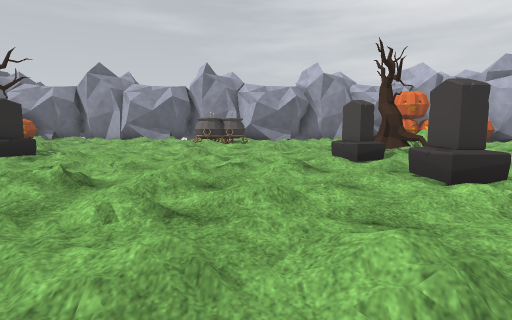
view 1 (above)

23 first-person views from a walk through a scene from a Unity 3-D project. The camera is 1.2 m above the floor, tilts 6° down and sees 80° across. The floor is counted in squares, 2 m on a side. Each view is taken from the middle of a square. On the plan, view 1 faces up. The plan holds only what a view shows up to about 9 squares ahead; the rest is blank. The player character is not drawn. Some surface patterns are stand-ins.

view 2
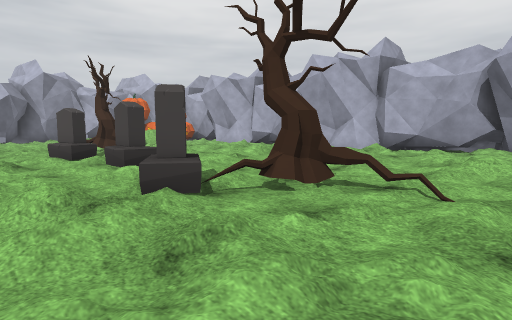

view 3
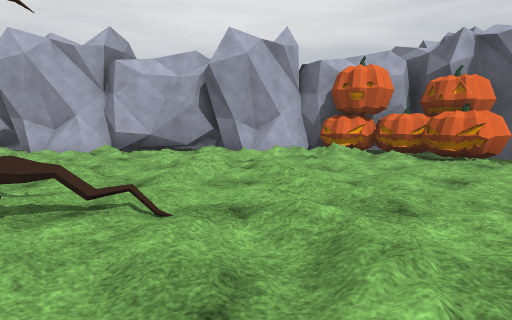

view 4
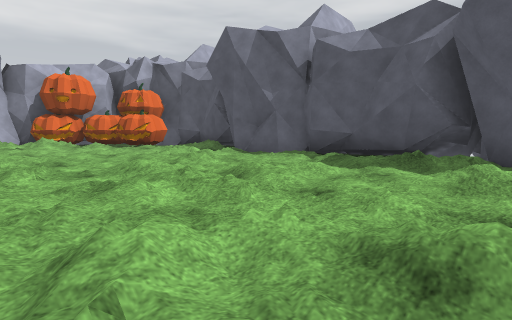

view 5
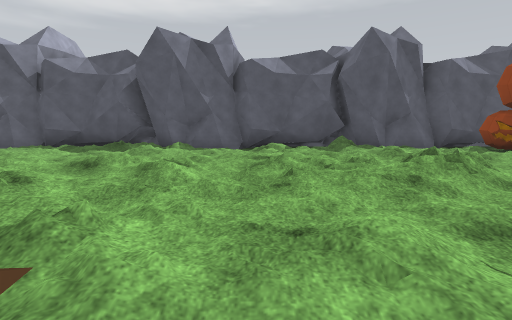

view 6
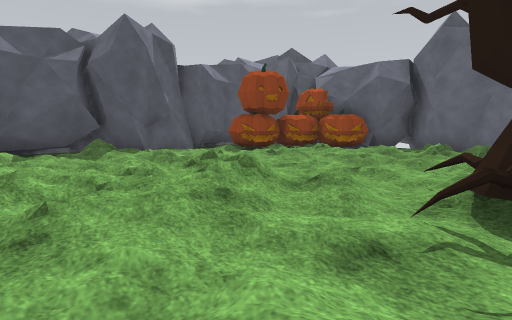

view 7
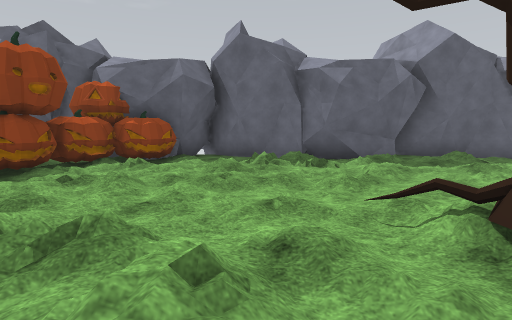

view 8
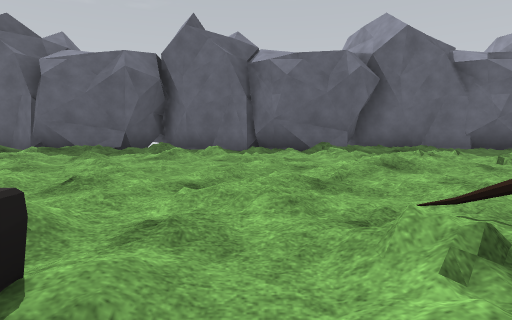

view 9
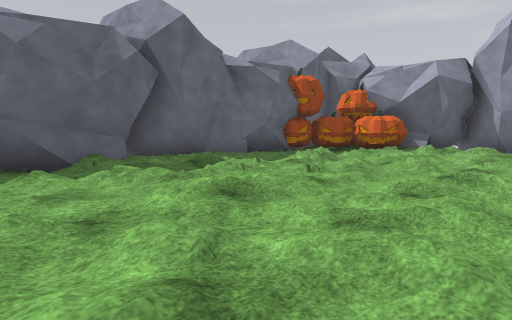

view 10
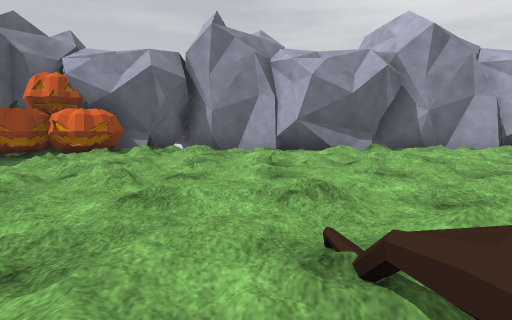

view 11
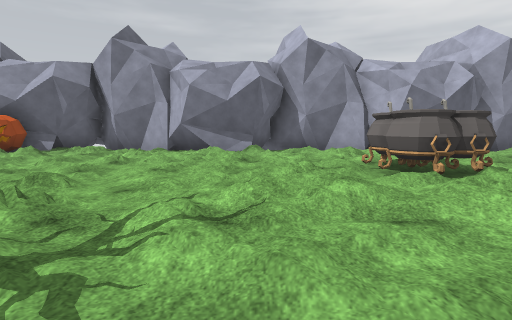

view 12
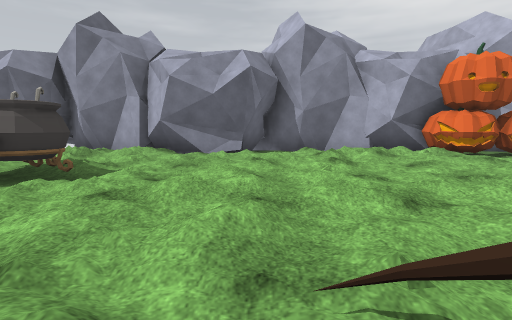

view 13
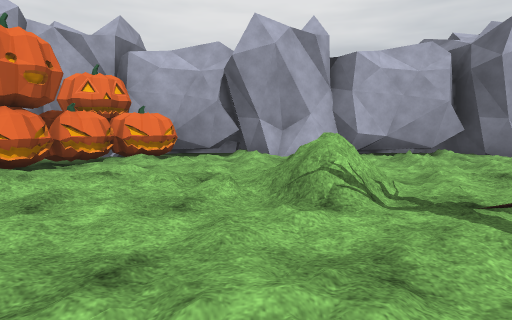

view 14
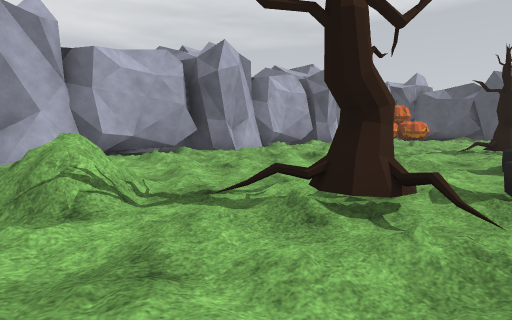

view 15
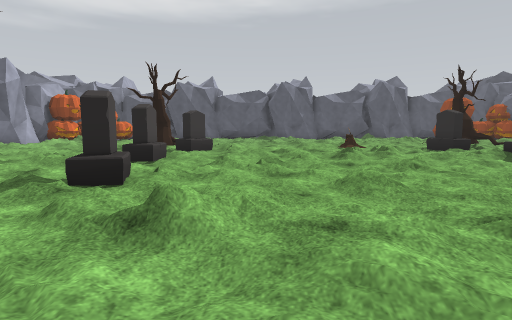

view 16
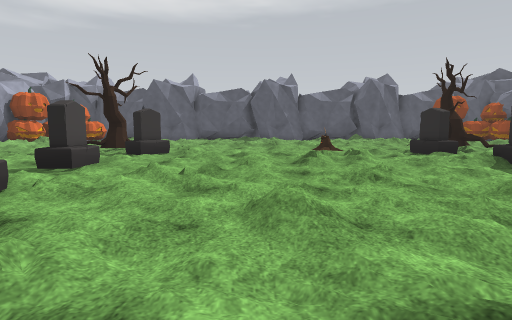

view 17
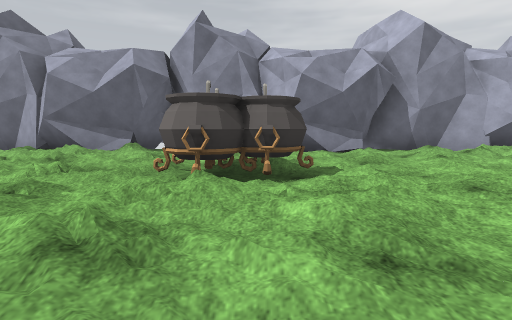

view 18
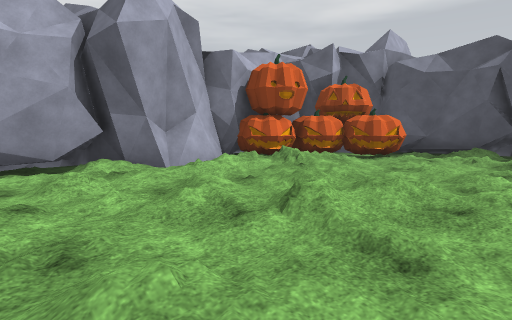

view 19
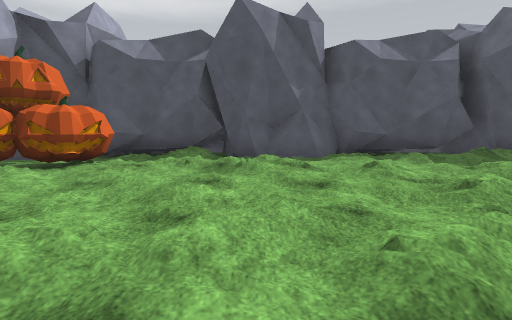

view 20
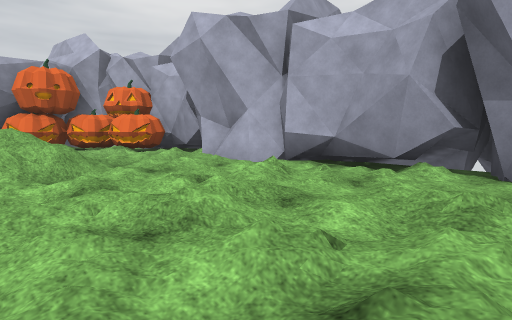

view 21
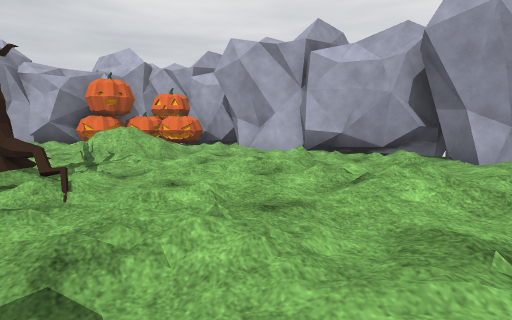

view 22
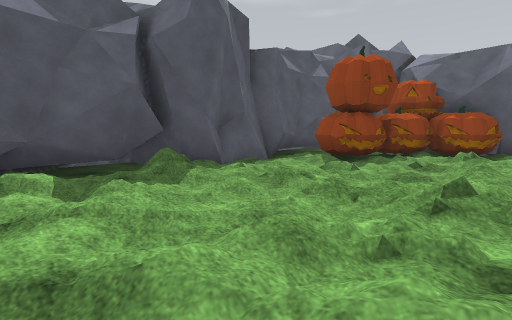

view 23
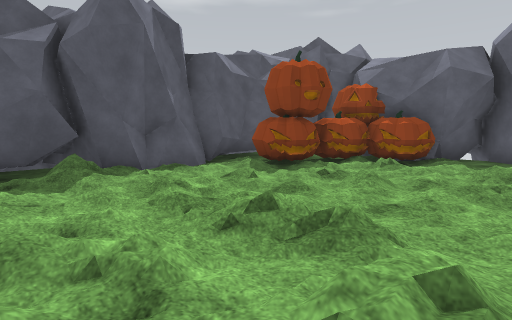

### Floor plan
Key: @ floor where view 1 was taken; # wall or solid block; . main floor; : floor 0.25 m higher than the main floor; + floor 0.5 m higher than the main floor; / step, stairs or slope; = window, fence, low wall or low ledge; T tree; M tombstone; P pumpkin; S stump; O other object.
Columns run from 15 left of view 1 to 12 right of it. Each row starts with its distance up from view 1.
 16    OO ## OOO## OOO##OO
 15    POOO##OOO:##OOO.##PP
 14   PPPP....//..:...../PPP #
 13  PPPP//.:.........../..PPO
 12  PP../....::..:.::/.:..PPOO
 11  OO./.:......OO.../..:...OO
 10  #../........O/:.::.//:.##
  9  #:.:......://:/./..=/.:##
  8  #O.//......././:.T......#
  7  OO.::...T..../.../T.:./.OO
  6  OO.......M:.....M...//..OOO
  5  O#:...::......:...:./::.OOO
  4  #..:....M....:..M.:.:/./#
  3  #.:..../ /.//:..M.:.:../#
  2  O.../....../.:.....:.../O
  1  OO:...:TMM...:.MM.:.....O
  0  OO../..TT..S: @..T...:+.OOO
 -1   #+:/:....... .:...://:/##
 -2  ##.:...:::....::......:##
 -3 ###..::.:.///...:..:..:/##
 -4 OOPP..:.:.:/..////....:PPO
 -5  OPPP::::.::...../...:.PPP
 -6  OPPPP..:.:.://...../:PPPO
 -7     PP=:.#//.//::...//PP#
 -8    OOO###OOO###OOO##OOO##
 -9         #OO   #OOO  OOO
-10         #O    #O    O

Positions as (right, up) in squares from view 1, and headings:
1: (0, 0), facing up
2: (0, -2), facing up-right
3: (1, -2), facing right
4: (-2, -2), facing down-right
5: (-4, 1), facing down
6: (-4, 0), facing down-left
7: (-5, -2), facing left
8: (-5, 5), facing left
9: (-7, 5), facing up-left
10: (-7, 7), facing up
11: (-4, 6), facing up
12: (2, 7), facing up
13: (2, 10), facing right
14: (2, 10), facing down-right
15: (0, 10), facing down
16: (-1, 9), facing down
17: (-1, 7), facing up
18: (4, 1), facing down-right
19: (4, -1), facing down
20: (5, 4), facing up-right
21: (3, 3), facing up-right
22: (-4, -3), facing down-left
23: (-5, -2), facing down-left
